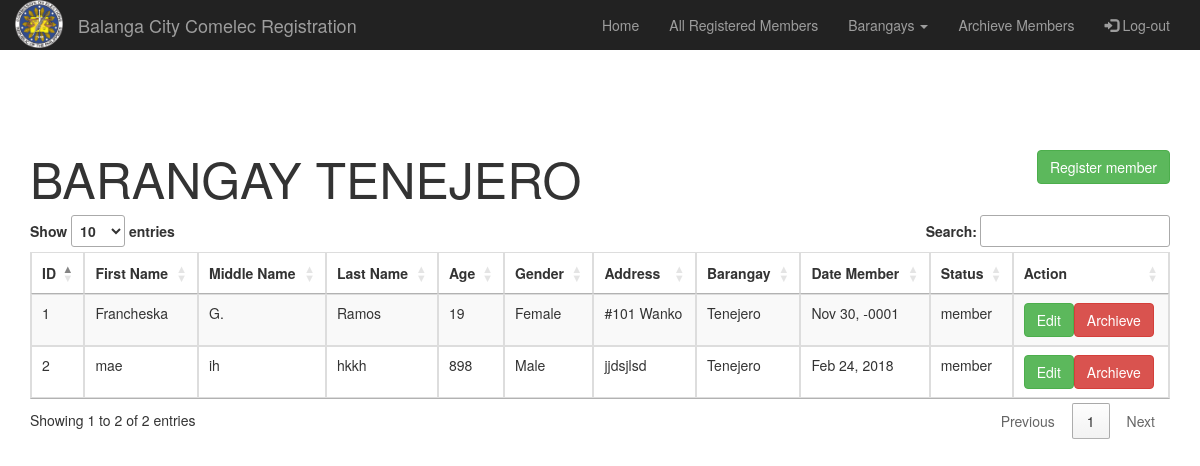
Page /tenejero.php (signed in) on the committed database.
### tables this page shows
CREATE TABLE IF NOT EXISTS `tblvotersinfo` (
`ID` int(11) NOT NULL,
  `fname` varchar(50) NOT NULL,
  `mi` varchar(3) NOT NULL,
  `lname` varchar(50) NOT NULL,
  `age` int(3) NOT NULL,
  `gender` int(2) NOT NULL,
  `address` varchar(50) NOT NULL,
  `barangay` int(20) NOT NULL,
  `status_id` int(10) NOT NULL,
  `created_at` date NOT NULL
);

CREATE TABLE IF NOT EXISTS `tblgender` (
`ID` int(11) NOT NULL,
  `gender` varchar(10) NOT NULL
);

CREATE TABLE IF NOT EXISTS `tblbarangay` (
`ID` int(11) NOT NULL,
  `barangay` varchar(50) NOT NULL
);

CREATE TABLE IF NOT EXISTS `tblstatus` (
`ID` int(11) NOT NULL,
  `status` varchar(10) NOT NULL
);

### tenejero.php (the view, shortened to what this page needs)
<?php
include('navbar.php');
  $db = mysqli_connect("localhost","root","","voters") or die('Error connecting to MySQL server.');
  $e = "SELECT * from tblvotersinfo where status_id = 1 and barangay = 1";
  $result = mysqli_query($db, $e);
?>
<body>
   <div class="container center" >
       <h5 class="center" style="font-size: 50px;text-transform: uppercase; margin-top: 100px;">Barangay <?php echo $fetchd['barangay'] ;?>  <button type="button" class="btn btn-success" data-toggle="modal" style="float: right;" data-target="#myModal">Register member</button></h5>
     <table id="example" class="table table-striped table-bordered center" cellspacing="0" width="100%">
    <thead>
     <tr >
            <th >ID</th>
            <th>First Name</th>
            <th >Middle Name</th>
            <th >Last Name</th>
            <th>Age</th>
            <th>Gender</th>
            <th>Address</th>
            <th>Barangay</th>
            <th>Date Member</th>
            <th>Status</th>
            <th >Action</th>
          </tr>
    </thead>
    <tbody>
        <?php
              while ($db=mysqli_fetch_assoc($result)){
              $con = mysqli_connect("localhost","root","","voters") or die('Error connecting to MySQL server.');
              $idstat = $db["status_id"];
                $statall = "SELECT * FROM tblstatus WHERE `ID`='$idstat'";
                $selstat = mysqli_query($con,$statall);
                $fetchstat = mysqli_fetch_assoc($selstat);
              $idgen = $db["gender"];
                $genall = "SELECT * FROM tblgender WHERE `ID`='$idgen'";
                $selgen  = mysqli_query($con,$genall);
                $fetchgen = mysqli_fetch_assoc($selgen);
              $iddeps = $db["barangay"];
                $barangayall = "SELECT * FROM tblbarangay WHERE `ID`='$iddeps'";
                $selbarangay = mysqli_query($con,$barangayall);
                $fetchbarangay = mysqli_fetch_assoc($selbarangay);
                $datee = $db['created_at'];
                $date = date("M d, Y", strtotime($datee));
              echo "<tr >";
              echo "<td>"  .$db["ID"] ."</td></a>";
              echo "<td>" .$db["fname"] ."</td>";
              echo "<td>" .$db["mi"] ."</td>";
              echo "<td>" .$db["lname"] ."</td>";
              echo "<td>" .$db["age"] ."</td>";
              echo "<td >" .$fetchgen["gender"] ."</td>";
              echo "<td >" .$db["address"] ."</td>";
              echo "<td >" .$fetchbarangay["barangay"] ."</td>";
                 echo "<td>" .$date ."</td>";
              echo "<td>" .$fetchstat["status"] ."</td>";
              echo "<td><button type='button' class='btn btn-success' data-toggle='modal'  data-target='#edit-".$db['ID']."'>Edit</button><button type='button' class='btn btn-danger' data-toggle='modal'  data-target='#archieve-".$db['ID']."'>Archieve</button></td>";
              echo "</tr>";
            ?>
              <div class="modal fade"  id="archieve-<?php echo $db['ID']; ?>" role="dialog">
      <?php
  }
  ?>
</body>

### rows in the picture
tblvotersinfo: ID "1", fname "Francheska", mi "G.", lname "Ramos", age "19", tblgender.gender "Female", address "#101 Wanko", tblbarangay.barangay "Tenejero", created_at "Nov 30, -0001", status.status "member"
tblvotersinfo: ID "2", fname "mae", mi "ih", lname "hkkh", age "898", tblgender.gender "Male", address "jjdsjlsd", tblbarangay.barangay "Tenejero", created_at "Feb 24, 2018", status.status "member"
